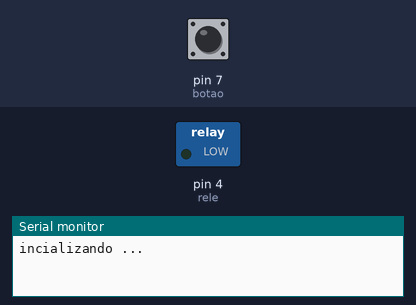
The sketch below on a simulated Arduino Uno, built with avr-gcc and run on an emulated ATmega328P. On the bench: switched loads named in the sketch (green lamp = pin HIGH), the last lines printed to the serial monitor. Inputs (shaded band) come from the test bench; at power-on: pin 7 (botao) LOW.

Above: at 1.7 s.
1.8 s: pin 7 (botao) pulled HIGH for 0.15 s
At 2.9 s:
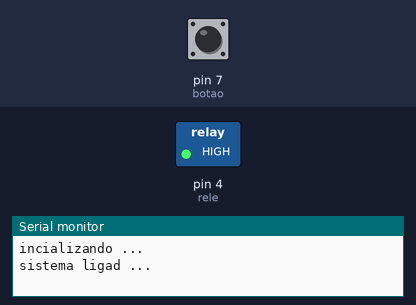
Timing chart, 0 to 4.8 s (numbered marks = the images above; inputs shaded):
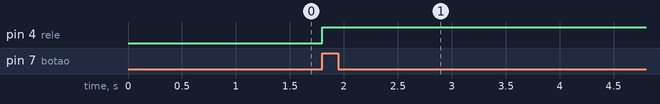

The sketch:

12_while.ino
```cpp
const int rele = 4;
const int botao = 7;
int flag = 0;

void setup() {

  Serial.begin(9600); //incializa a porta serial(externa)
  Serial.println("incializando ...");
  delay(500);

  pinMode(botao, INPUT);
  pinMode(rele, OUTPUT);// declara  rele como saida

  digitalWrite(rele, LOW);//declara a porta do rele como desligada

}

void loop() {

  if(digitalRead(botao) ==1 & flag == 0){
    Serial.println("sistema ligad ...");
    flag=2;
  }


  while(flag){

    digitalWrite(rele, HIGH);//liga a porta do rele, e ativa a porta externa do arduirno

    if(digitalRead(botao) == 0){
      flag = 3;
    }


    if(digitalRead(botao) == 1 & flag == 3){
      //quando o botao for acinado entra na condicao, junto com falg =3
       Serial.println("botao acionado novamente");

       digitalWrite(rele, LOW);

       Serial.println("O sistema foi desligado!");
    }


    //esse volta a primeira condicao
    if(digitalRead(botao) == 0){
      flag = 0;
    }
  }

}
```

Measured:
- after the input at 1.8 s, pin 4 (rele): LOW → HIGH at once
